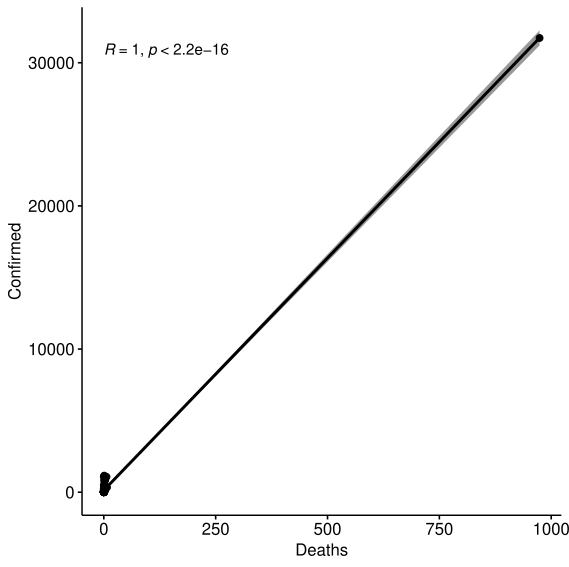

Recreate this plot in R.
#Author: Forrester, Date:1/28/2026, Test: Correlation Test with real data

#Load Library
library("ggpubr")

#Set working directory
setwd("C:\Users\Felicia Forrester\Downloads\Correlation")


# read csv file
data <- read.csv("CovidData.csv",
                 header = TRUE,
                 stringsAsFactors = FALSE)

head(data)

#Plot
ggscatter(data, x = "Deaths", y = "Confirmed", add = "reg.line", conf.int = TRUE, cor.coef = TRUE, cor.method = "pearson", xlab ="Deaths", ylab ="Confirmed" )



res <- cor.test(data$Confirmed, data$Deaths, method = "pearson") 

#Print Value
res
 

#Output
 Pearson's product-moment correlation

data:  data$Confirmed and data$Deaths
t = 119.11, df = 70, p-value < 2.2e-16
alternative hypothesis: true correlation is not equal to 0
95 percent confidence interval:
 0.9960631 0.9984661
sample estimates:
      cor 
0.9975423 
